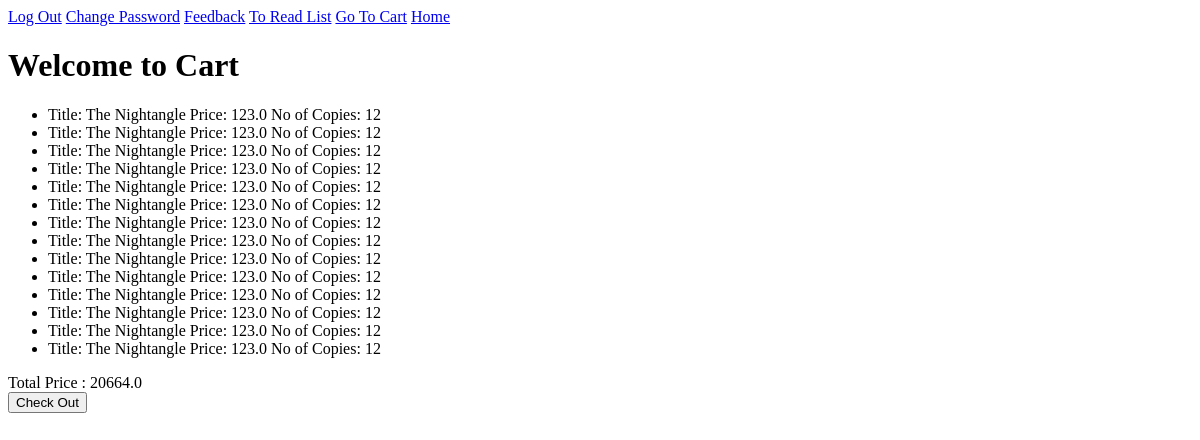
Page /userCart (signed in) on the earlier database version.
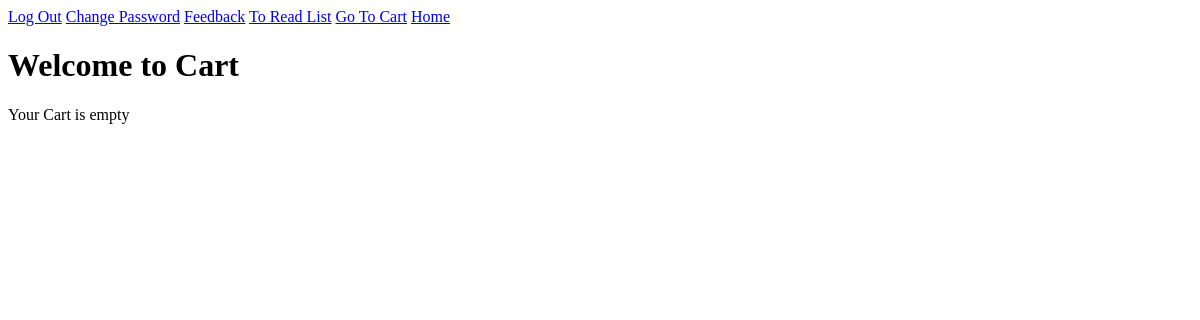
Same page on the later database version.
### newApp/models.py (models this page shows)
class Cart(models.Model):
    cart_id         = models.AutoField(primary_key = True)
    user_id         = models.ForeignKey(Customer, on_delete = models.CASCADE)
    book_id         = models.ForeignKey(Book, on_delete = models.CASCADE)
    store_id        = models.ForeignKey(Book_store, on_delete = models.CASCADE)
    date_of_entry   = models.DateField(auto_now_add = True)
    no_of_copies    = models.IntegerField(default = 0)
    price           = models.FloatField(default = 0)
    class Meta:
        db_table = "Cart"

class Book(models.Model):
    book_id         = models.AutoField(primary_key = True)
    title           = models.CharField(max_length = 50)
    author          = models.CharField(max_length = 50)
    publisher       = models.CharField(max_length = 50)
    genre           = models.CharField(max_length = 20)
    year_of_publish = models.IntegerField()
    copies_sold     = models.IntegerField()
    rating          = models.IntegerField(null = True)
    class Meta:
        db_table = "Book"

### newApp/views.py (the view, shortened to what this page needs)
# urls.py: path('userCart', views.userCart, name = 'userCart'),
def userCart(request, book_id = None):
    if request.session['user_id']:
        user_id = request.session['user_id']
        books_in_cart = Cart.objects.filter(user_id = user_id)
        total_price = 0
        num_order = 0
        seller_list = []
        for book in books_in_cart:
                total_price += book.price*book.no_of_copies
        return render(request, 'users/userCart.html', {'books_in_cart' : books_in_cart, 'total_price' : total_price})
    else:
        messages.warning(request, 'You are not logged in. Please log in to continue')
        redirect('index')
    return HttpResponse("Cart Page for user")

### newApp/templates/users/userCart.html
<div class="topnav">
    <a href="/logout">Log Out</a>
    <a href="/password_change">Change Password</a>
    <a href="/feedback">Feedback</a>
    <a href="/userBookList">To Read List</a>
    <a href="/userCart">Go To Cart</a>
    <a href="/">Home</a>
  </div>
<h1>Welcome to Cart</h1>
{% if books_in_cart %}
    <ul>
    {% for book in books_in_cart %}
        <li>
            Title: {{book.book_id.title}}
            Price: {{book.price}}
            No of Copies: {{book.no_of_copies}}
        </li>
    {% endfor %}
    </ul>
    Total Price : {{total_price }}
    <form class="form-inline my-2 my-lg-0" action="{% url 'confirmAddress' %}" method= "GET">
        <button class="btn btn-outline-success my-2 my-sm-0" type="submit">Check Out</button>
    </form>
{% else %}
<p>Your Cart is empty </p>
{% endif %}

Differences in the rows shown:
removed Cart: book_id "The Nightangle", price "123.0", no_of_copies "12"
removed Cart: book_id "The Nightangle", price "123.0", no_of_copies "12"
removed Cart: book_id "The Nightangle", price "123.0", no_of_copies "12"
removed Cart: book_id "The Nightangle", price "123.0", no_of_copies "12"
removed Cart: book_id "The Nightangle", price "123.0", no_of_copies "12"
removed Cart: book_id "The Nightangle", price "123.0", no_of_copies "12"
removed Cart: book_id "The Nightangle", price "123.0", no_of_copies "12"
removed Cart: book_id "The Nightangle", price "123.0", no_of_copies "12"
removed Cart: book_id "The Nightangle", price "123.0", no_of_copies "12"
removed Cart: book_id "The Nightangle", price "123.0", no_of_copies "12"
removed Cart: book_id "The Nightangle", price "123.0", no_of_copies "12"
removed Cart: book_id "The Nightangle", price "123.0", no_of_copies "12"
removed Cart: book_id "The Nightangle", price "123.0", no_of_copies "12"
removed Cart: book_id "The Nightangle", price "123.0", no_of_copies "12"
Other differences:
{{ total_price }}: "20664.0" → (not shown)
text no longer shown: "Total Price : Check Out"
text now shown: "Your Cart is empty"
